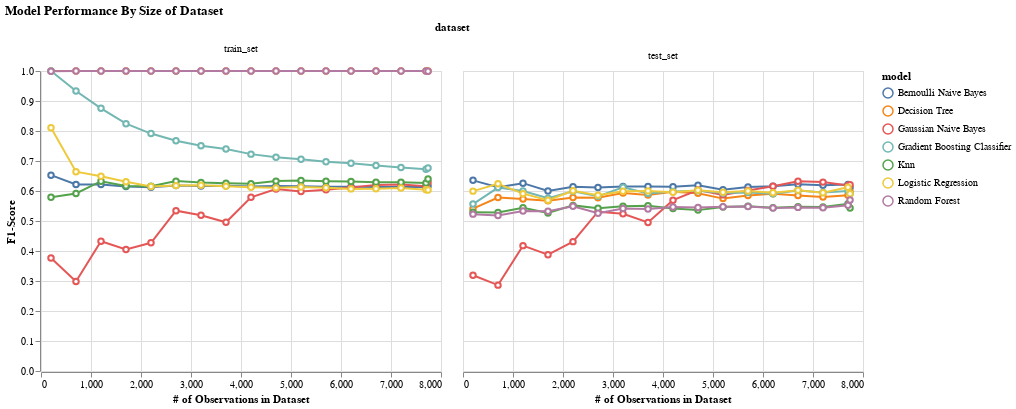

The cell this chart's notebook holds for it:
### Code cell
perf_by_n_f1 = create_alt_plot(
    dataset = perf_by_n_obs_avg[perf_by_n_obs_avg['grouping'] == "Macro Avg"],
    x_col = 'n_obs',
    x_name = '# of Observations in Dataset',
    y_col = 'f1-score',
    y_name = 'F1-Score',
    title = 'Model Performance By Size of Dataset'
)

perf_by_n_f1

### Figure 1 — Vega-Lite specification as saved in the notebook (floating-point values rounded to 4 significant figures; data arrays with more than 128 entries replaced by an {"elided": "..."} marker saying what was removed)
{"config": {"view": {"continuousWidth": 400, "continuousHeight": 300}}, "data": {"name": "data-b2d4d191033ab7ae539ed887c1f62174"}, "facet": {"field": "dataset", "sort": ["train_set", "test_set"], "type": "nominal"}, "spec": {"mark": {"type": "line", "point": {"filled": false, "fill": "white"}}, "encoding": {"color": {"field": "model", "type": "nominal"}, "x": {"field": "n_obs", "title": "# of Observations in Dataset", "type": "quantitative"}, "y": {"field": "f1-score", "title": "F1-Score", "type": "quantitative"}}}, "title": "Model Performance By Size of Dataset", "$schema": "https://vega.github.io/schema/vega-lite/v4.17.0.json", "datasets": {"data-b2d4d191033ab7ae539ed887c1f62174": {"elided": "238 records"}}}
